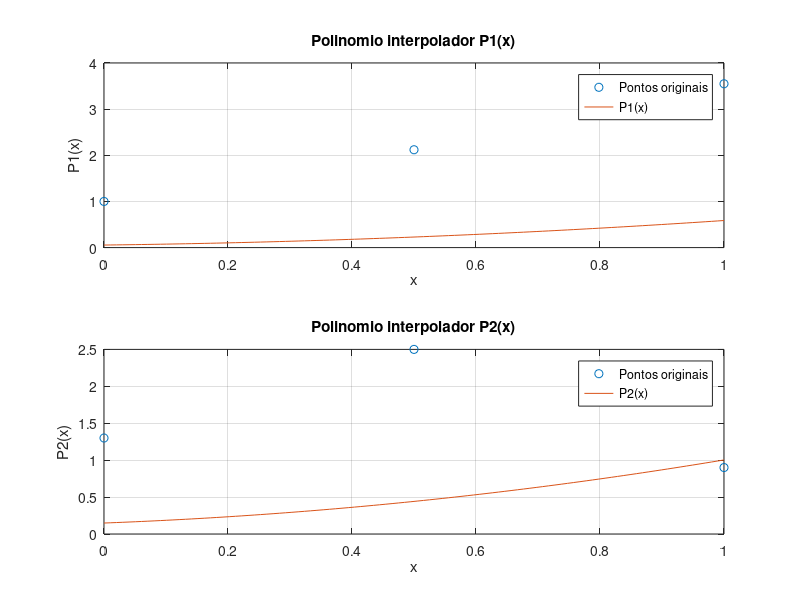

Source code (MATLAB):
x = [0, 0.5, 1];
y1 = [1, 2.12, 3.55];
y2 = [1.3, 2.5, 0.9];

V = [1,  0,   0;
     1, 0.5, 0.25;
     1,  1,   1];

a = V / y1;
b = V / y2;

fprintf("a: ");
disp(a);
fprintf("\nb: ");
disp(b);

x_plot = linspace(0, 1, 100); % Cria um vetor de 100 pontos entre 0 e 1

% Calcula os valores dos polinômios interpoladores nos pontos x_plot
P1_plot = polyval(flip(a), x_plot);
P2_plot = polyval(flip(b), x_plot);

% Plota os gráficos dos polinômios interpoladores
figure;
subplot(2, 1, 1);
plot(x, y1, 'o', x_plot, P1_plot, '-');
xlabel('x');
ylabel('P1(x)');
title('Polinomio interpolador P1(x)');
legend('Pontos originais', 'P1(x)');
grid on;

subplot(2, 1, 2);
plot(x, y2, 'o', x_plot, P2_plot, '-');
xlabel('x');
ylabel('P2(x)');
title('Polinomio interpolador P2(x)');
legend('Pontos originais', 'P2(x)');
grid on;
